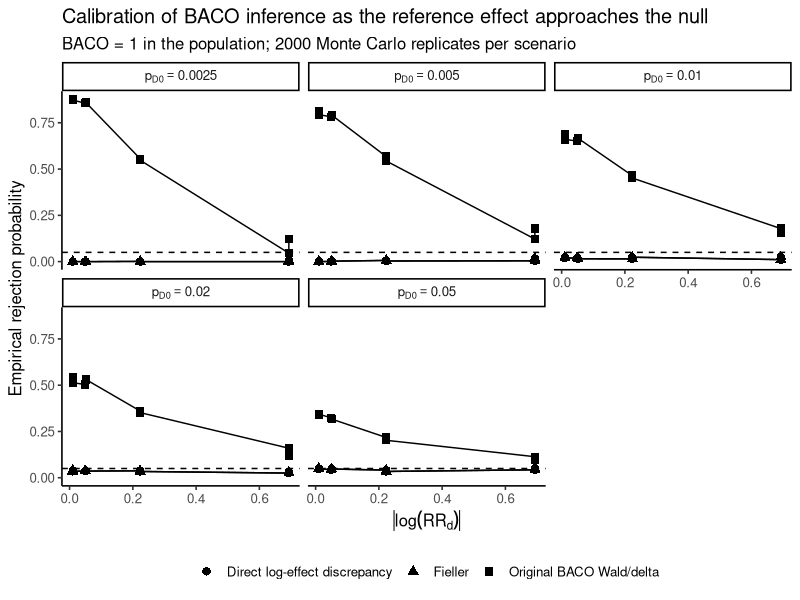

Source code (R): (Note: this script raises an error after producing the figure.)
# ==============================================================================
# BACO reproducibility analysis — supplementary sensitivity
# Initial Monte Carlo calibration of inference under BACO = 1
#
# Purpose
# -------
# Evaluate whether the original Wald/delta inference for
#
#       BACO = beta_c / beta_d
#
# is correctly calibrated when:
#   1) the critical outcome is sparse; and/or
#   2) the reference effect beta_d = log(RR_d) approaches zero.
#
# The main null hypothesis is:
#
#       H0: BACO = 1
#
# which, whenever beta_d != 0, is equivalent to:
#
#       H0: beta_c - beta_d = 0.
#
# This script compares:
#   A) Original BACO Wald/delta test;
#   B) Direct Wald test of Delta = beta_c - beta_d;
#   C) Fieller confidence-set decision for theta = 1.
#
# IMPORTANT DESIGN FEATURE
# ------------------------
# Under H0 and away from RR = 1:
#
#       RR_c = RR_d = R
#
# so the population BACO is exactly 1.
#
# When R = 1 exactly:
#
#       beta_c = beta_d = 0
#
# and BACO = 0/0 is NOT a defined population parameter.
#
# Therefore, RR = 1 is treated separately as a structural
# "reference-null" scenario and is NOT used to calculate type-I error.
#
# Data-generating structure
# -------------------------
# Each participant belongs to one of three mutually exclusive states:
#
#       0 = no component event
#       1 = nonfatal composite component
#       2 = critical event (death)
#
# with death embedded within the composite outcome.
#
# For the control group:
#       P(death)     = p_d0
#       P(composite) = p_c0
#
# For the experimental group under BACO = 1:
#       P(death)     = R * p_d0
#       P(composite) = R * p_c0
#
# This guarantees:
#       RR_d = RR_c = R
#
# provided all probabilities are valid.
#
# Recommended workflow
# --------------------
# Pilot run:
#       NSIM <- 2000
#
# More stable manuscript run:
#       NSIM <- 10000
#
# Final simulation after methods are frozen:
#       NSIM <- 50000 (or enough to achieve desired Monte Carlo error)
#
# At p = 0.05 and NSIM = 10000, the Monte Carlo SE is approximately:
#       sqrt(.05 * .95 / 10000) = 0.00218
#
# ==============================================================================


# ------------------------------------------------------------------------------
# 0. Packages
# ------------------------------------------------------------------------------

required_packages <- c(
  "dplyr",
  "purrr",
  "tibble",
  "tidyr",
  "readr",
  "ggplot2"
)

missing_packages <- required_packages[
  !vapply(required_packages, requireNamespace, logical(1), quietly = TRUE)
]

if (length(missing_packages) > 0) {
  stop(
    "Install the following packages before running this script: ",
    paste(missing_packages, collapse = ", "),
    "\nExample:\ninstall.packages(c(",
    paste(sprintf('"%s"', missing_packages), collapse = ", "),
    "))"
  )
}

suppressPackageStartupMessages({
  library(dplyr)
  library(purrr)
  library(tibble)
  library(tidyr)
  library(readr)
  library(ggplot2)
})


# ------------------------------------------------------------------------------
# 1. Simulation settings
# ------------------------------------------------------------------------------

ROOT_DIR <- getwd()
OUTPUT_DIR <- file.path(ROOT_DIR, "results", "supplementary_initial_calibration")
dir.create(OUTPUT_DIR, showWarnings = FALSE, recursive = TRUE)

SEED <- 20260902

# Start with 2,000. Increase after checking that the scenario design and
# implementation behave as expected.
NSIM <- 2000

ALPHA_MAIN <- 0.05
ALPHA_STRICT <- 0.005

# Equal allocation is used in this first calibration study.
# Unequal allocation can be added later as a separate factor.
N_PER_ARM <- c(
  100,
  250,
  500,
  1000,
  5000
)

# Baseline probability of the critical endpoint in the control arm.
P_DEATH_CONTROL <- c(
  0.0025,
  0.005,
  0.01,
  0.02,
  0.05
)

# Baseline probability of the composite endpoint in the control arm.
# Always greater than P(death).
P_COMPOSITE_CONTROL <- c(
  0.10,
  0.25
)

# Reference effect. Values close to 1 deliberately stress the ratio denominator.
# R = 1 is included only as a structural null-reference diagnostic scenario.
RR_REFERENCE <- c(
  0.50,
  0.80,
  0.95,
  0.99,
  1.00,
  1.01,
  1.05,
  1.25,
  2.00
)

# Numerical tolerance ONLY for computational equality to zero.
# This is not a scientific threshold for "near-null".
NUMERIC_TOL <- sqrt(.Machine$double.eps)


# ------------------------------------------------------------------------------
# 2. Scenario grid
# ------------------------------------------------------------------------------

scenario_grid <- tidyr::crossing(
  n_per_arm = N_PER_ARM,
  p_death_control = P_DEATH_CONTROL,
  p_composite_control = P_COMPOSITE_CONTROL,
  rr_reference = RR_REFERENCE
) %>%
  mutate(
    p_death_experimental =
      rr_reference * p_death_control,

    p_composite_experimental =
      rr_reference * p_composite_control,

    valid_probability_structure =
      p_death_control >= 0 &
      p_death_control <= p_composite_control &
      p_composite_control <= 1 &
      p_death_experimental >= 0 &
      p_death_experimental <= p_composite_experimental &
      p_composite_experimental <= 1,

    population_beta_reference = log(rr_reference),

    population_baco = ifelse(
      rr_reference == 1,
      NA_real_,
      1
    ),

    scenario_class = ifelse(
      rr_reference == 1,
      "reference_null_BACO_undefined",
      "BACO_equals_1"
    ),

    expected_deaths_control =
      n_per_arm * p_death_control,

    expected_deaths_experimental =
      n_per_arm * p_death_experimental,

    expected_total_deaths =
      expected_deaths_control +
      expected_deaths_experimental,

    expected_composites_control =
      n_per_arm * p_composite_control,

    expected_composites_experimental =
      n_per_arm * p_composite_experimental,

    abs_population_beta_reference =
      abs(population_beta_reference)
  ) %>%
  filter(valid_probability_structure) %>%
  mutate(
    scenario_id = row_number()
  ) %>%
  select(
    scenario_id,
    everything()
  )

write_csv(
  scenario_grid,
  file.path(OUTPUT_DIR, "00_simulation_scenario_grid.csv")
)

cat(
  "\nNumber of valid simulation scenarios: ",
  nrow(scenario_grid),
  "\n",
  sep = ""
)


# ------------------------------------------------------------------------------
# 3. Vectorized Fieller classification
# ------------------------------------------------------------------------------

fieller_vectorized <- function(
    beta_c,
    beta_d,
    var_c,
    var_d,
    cov_cd,
    alpha = 0.05,
    tol = 1e-12
) {

  z <- qnorm(1 - alpha / 2)

  A <- beta_d^2 - z^2 * var_d
  B <- -2 * beta_c * beta_d + 2 * z^2 * cov_cd
  C <- beta_c^2 - z^2 * var_c

  discr <- B^2 - 4 * A * C

  fieller_type <- rep(NA_character_, length(beta_c))

  finite_input <-
    is.finite(beta_c) &
    is.finite(beta_d) &
    is.finite(var_c) &
    is.finite(var_d) &
    is.finite(cov_cd)

  # Conventional quadratic cases.
  fieller_type[
    finite_input &
    abs(A) > tol &
    discr >= 0 &
    A > 0
  ] <- "bounded"

  fieller_type[
    finite_input &
    abs(A) > tol &
    discr >= 0 &
    A < 0
  ] <- "disjoint_unbounded"

  fieller_type[
    finite_input &
    abs(A) > tol &
    discr < 0 &
    A < 0
  ] <- "all_real"

  fieller_type[
    finite_input &
    abs(A) > tol &
    discr < 0 &
    A > 0
  ] <- "empty"

  # Near-linear cases.
  linear_case <-
    finite_input &
    abs(A) <= tol

  fieller_type[
    linear_case &
    abs(B) > tol
  ] <- "half_line"

  fieller_type[
    linear_case &
    abs(B) <= tol &
    C <= 0
  ] <- "all_real"

  fieller_type[
    linear_case &
    abs(B) <= tol &
    C > 0
  ] <- "empty"

  fieller_type[!finite_input] <- "not_available"

  # Does the Fieller confidence set contain theta = 1?
  # Evaluate the quadratic inequality directly at theta = 1.
  q_at_1 <- A + B + C

  contains_1 <- ifelse(
    finite_input,
    q_at_1 <= tol,
    NA
  )

  tibble(
    fieller_type = fieller_type,
    fieller_contains_1 = contains_1
  )
}


# ------------------------------------------------------------------------------
# 4. Simulate one scenario
# ------------------------------------------------------------------------------

simulate_one_scenario <- function(
    scenario_row,
    nsim = 2000,
    alpha_main = 0.05,
    alpha_strict = 0.005,
    base_seed = 20260902
) {

  s <- scenario_row

  n_t <- s$n_per_arm
  n_c <- s$n_per_arm

  p_d0 <- s$p_death_control
  p_c0 <- s$p_composite_control

  p_d1 <- s$p_death_experimental
  p_c1 <- s$p_composite_experimental

  # Mutually exclusive outcome probabilities:
  # none / nonfatal composite / death
  prob_control <- c(
    none = 1 - p_c0,
    nonfatal_composite = p_c0 - p_d0,
    death = p_d0
  )

  prob_experimental <- c(
    none = 1 - p_c1,
    nonfatal_composite = p_c1 - p_d1,
    death = p_d1
  )

  if (
    any(prob_control < 0) ||
    any(prob_experimental < 0) ||
    abs(sum(prob_control) - 1) > 1e-10 ||
    abs(sum(prob_experimental) - 1) > 1e-10
  ) {
    stop("Invalid multinomial probabilities in scenario ", s$scenario_id)
  }

  set.seed(base_seed + s$scenario_id * 1009L)

  control_draws <- rmultinom(
    n = nsim,
    size = n_c,
    prob = prob_control
  )

  experimental_draws <- rmultinom(
    n = nsim,
    size = n_t,
    prob = prob_experimental
  )

  comp_c <-
    control_draws["nonfatal_composite", ] +
    control_draws["death", ]

  comp_t <-
    experimental_draws["nonfatal_composite", ] +
    experimental_draws["death", ]

  death_c <- control_draws["death", ]
  death_t <- experimental_draws["death", ]

  total_deaths <- death_c + death_t

  zero_death_any_arm <-
    death_c == 0 |
    death_t == 0

  zero_death_both_arms <-
    death_c == 0 &
    death_t == 0

  zero_composite_any_arm <-
    comp_c == 0 |
    comp_t == 0

  # Original analytic BACO requires nonzero critical and composite cells.
  estimable_original <-
    !zero_death_any_arm &
    !zero_composite_any_arm

  rr_c <- rep(NA_real_, nsim)
  rr_d <- rep(NA_real_, nsim)

  beta_c <- rep(NA_real_, nsim)
  beta_d <- rep(NA_real_, nsim)

  var_c <- rep(NA_real_, nsim)
  var_d <- rep(NA_real_, nsim)
  cov_cd <- rep(NA_real_, nsim)

  idx <- which(estimable_original)

  if (length(idx) > 0) {

    rr_c[idx] <-
      (comp_t[idx] / n_t) /
      (comp_c[idx] / n_c)

    rr_d[idx] <-
      (death_t[idx] / n_t) /
      (death_c[idx] / n_c)

    beta_c[idx] <- log(rr_c[idx])
    beta_d[idx] <- log(rr_d[idx])

    var_c[idx] <-
      1 / comp_t[idx] +
      1 / comp_c[idx] -
      1 / n_t -
      1 / n_c

    var_d[idx] <-
      1 / death_t[idx] +
      1 / death_c[idx] -
      1 / n_t -
      1 / n_c

    # Original BACO covariance result:
    cov_cd[idx] <- var_c[idx]
  }

  # --------------------------------------------------------------------------
  # A) Original BACO Wald/delta inference
  # --------------------------------------------------------------------------

  baco_hat <- rep(NA_real_, nsim)
  baco_se <- rep(NA_real_, nsim)

  baco_ci_low <- rep(NA_real_, nsim)
  baco_ci_high <- rep(NA_real_, nsim)

  p_baco_wald <- rep(NA_real_, nsim)

  estimable_ratio <-
    estimable_original &
    is.finite(beta_d) &
    abs(beta_d) > NUMERIC_TOL

  ridx <- which(estimable_ratio)

  if (length(ridx) > 0) {

    baco_hat[ridx] <-
      beta_c[ridx] /
      beta_d[ridx]

    # Delta-method variance using the gradient of beta_c / beta_d.
    g1 <- 1 / beta_d[ridx]
    g2 <- -beta_c[ridx] / (beta_d[ridx]^2)

    var_baco <-
      g1^2 * var_c[ridx] +
      g2^2 * var_d[ridx] +
      2 * g1 * g2 * cov_cd[ridx]

    # Numerical protection against tiny negative rounding artifacts.
    var_baco[var_baco < 0 & var_baco > -1e-12] <- 0

    valid_var <- is.finite(var_baco) & var_baco >= 0

    baco_se[ridx[valid_var]] <-
      sqrt(var_baco[valid_var])

    z95 <- qnorm(1 - alpha_main / 2)

    baco_ci_low[ridx[valid_var]] <-
      baco_hat[ridx[valid_var]] -
      z95 * baco_se[ridx[valid_var]]

    baco_ci_high[ridx[valid_var]] <-
      baco_hat[ridx[valid_var]] +
      z95 * baco_se[ridx[valid_var]]

    z_baco <-
      (baco_hat[ridx[valid_var]] - 1) /
      baco_se[ridx[valid_var]]

    p_baco_wald[ridx[valid_var]] <-
      2 * pnorm(-abs(z_baco))
  }

  # --------------------------------------------------------------------------
  # B) Direct contrast:
  #       Delta = beta_c - beta_d
  # --------------------------------------------------------------------------

  delta_hat <- rep(NA_real_, nsim)
  delta_se <- rep(NA_real_, nsim)
  p_delta <- rep(NA_real_, nsim)

  didx <- which(estimable_original)

  if (length(didx) > 0) {

    delta_hat[didx] <-
      beta_c[didx] -
      beta_d[didx]

    var_delta <-
      var_c[didx] +
      var_d[didx] -
      2 * cov_cd[didx]

    var_delta[var_delta < 0 & var_delta > -1e-12] <- 0

    valid_delta_var <-
      is.finite(var_delta) &
      var_delta >= 0

    delta_se[didx[valid_delta_var]] <-
      sqrt(var_delta[valid_delta_var])

    z_delta <-
      delta_hat[didx[valid_delta_var]] /
      delta_se[didx[valid_delta_var]]

    p_delta[didx[valid_delta_var]] <-
      2 * pnorm(-abs(z_delta))
  }

  # --------------------------------------------------------------------------
  # C) Fieller confidence set
  # --------------------------------------------------------------------------

  fieller <- fieller_vectorized(
    beta_c = beta_c,
    beta_d = beta_d,
    var_c = var_c,
    var_d = var_d,
    cov_cd = cov_cd,
    alpha = alpha_main
  )

  # This should agree with the direct contrast test at alpha = 0.05.
  fieller_reject_1 <-
    ifelse(
      is.na(fieller$fieller_contains_1),
      NA,
      !fieller$fieller_contains_1
    )

  # --------------------------------------------------------------------------
  # Denominator diagnostics
  # --------------------------------------------------------------------------

  z95 <- qnorm(1 - alpha_main / 2)

  beta_d_ci_low <-
    beta_d -
    z95 * sqrt(var_d)

  beta_d_ci_high <-
    beta_d +
    z95 * sqrt(var_d)

  denominator_ci_excludes_zero <-
    ifelse(
      is.finite(beta_d_ci_low) &
      is.finite(beta_d_ci_high),
      beta_d_ci_low > 0 |
      beta_d_ci_high < 0,
      NA
    )

  # --------------------------------------------------------------------------
  # Replicate-level data
  # --------------------------------------------------------------------------

  sim <- tibble(
    total_deaths = total_deaths,

    zero_death_any_arm = zero_death_any_arm,
    zero_death_both_arms = zero_death_both_arms,

    estimable_original = estimable_original,
    estimable_ratio = estimable_ratio,

    beta_c = beta_c,
    beta_d = beta_d,

    baco_hat = baco_hat,
    baco_se = baco_se,
    baco_ci_low = baco_ci_low,
    baco_ci_high = baco_ci_high,
    p_baco_wald = p_baco_wald,

    delta_hat = delta_hat,
    delta_se = delta_se,
    p_delta = p_delta,

    fieller_type = fieller$fieller_type,
    fieller_contains_1 = fieller$fieller_contains_1,
    fieller_reject_1 = fieller_reject_1,

    denominator_ci_excludes_zero =
      denominator_ci_excludes_zero
  )

  # --------------------------------------------------------------------------
  # Scenario-level summaries
  # --------------------------------------------------------------------------

  is_defined_baco_population <-
    s$scenario_class == "BACO_equals_1"

  denominator_estimable_n <-
    sum(!is.na(sim$denominator_ci_excludes_zero))

  baco_valid_n <-
    sum(!is.na(sim$p_baco_wald))

  delta_valid_n <-
    sum(!is.na(sim$p_delta))

  fieller_valid_n <-
    sum(!is.na(sim$fieller_contains_1))

  # Conditional rejection rates are evaluated among replicates for which the
  # corresponding method returned a valid result.
  baco_reject_05_cond <-
    if (baco_valid_n > 0) {
      mean(sim$p_baco_wald < alpha_main, na.rm = TRUE)
    } else {
      NA_real_
    }

  baco_reject_005_cond <-
    if (baco_valid_n > 0) {
      mean(sim$p_baco_wald < alpha_strict, na.rm = TRUE)
    } else {
      NA_real_
    }

  delta_reject_05_cond <-
    if (delta_valid_n > 0) {
      mean(sim$p_delta < alpha_main, na.rm = TRUE)
    } else {
      NA_real_
    }

  delta_reject_005_cond <-
    if (delta_valid_n > 0) {
      mean(sim$p_delta < alpha_strict, na.rm = TRUE)
    } else {
      NA_real_
    }

  fieller_reject_05_cond <-
    if (fieller_valid_n > 0) {
      mean(sim$fieller_reject_1, na.rm = TRUE)
    } else {
      NA_real_
    }

  # Unconditional rates count non-estimable replicates as non-rejections.
  # They are useful, but should NOT replace conditional calibration summaries.
  baco_reject_05_uncond <-
    sum(sim$p_baco_wald < alpha_main, na.rm = TRUE) /
    nsim

  delta_reject_05_uncond <-
    sum(sim$p_delta < alpha_main, na.rm = TRUE) /
    nsim

  fieller_reject_05_uncond <-
    sum(sim$fieller_reject_1, na.rm = TRUE) /
    nsim

  # Coverage is meaningful only when population BACO is defined (=1).
  baco_ci_coverage_cond <-
    if (is_defined_baco_population && baco_valid_n > 0) {
      mean(
        sim$baco_ci_low <= 1 &
        sim$baco_ci_high >= 1,
        na.rm = TRUE
      )
    } else {
      NA_real_
    }

  fieller_coverage_cond <-
    if (is_defined_baco_population && fieller_valid_n > 0) {
      mean(
        sim$fieller_contains_1,
        na.rm = TRUE
      )
    } else {
      NA_real_
    }

  # Agreement between Delta test and Fieller decision.
  agreement_idx <-
    !is.na(sim$p_delta) &
    !is.na(sim$fieller_reject_1)

  delta_fieller_agreement <-
    if (any(agreement_idx)) {
      mean(
        (sim$p_delta[agreement_idx] < alpha_main) ==
        sim$fieller_reject_1[agreement_idx]
      )
    } else {
      NA_real_
    }

  # Distributional instability of the BACO point estimate.
  finite_baco <- sim$baco_hat[is.finite(sim$baco_hat)]

  tibble(
    scenario_id = s$scenario_id,

    n_per_arm = s$n_per_arm,

    p_death_control = s$p_death_control,
    p_composite_control = s$p_composite_control,

    rr_reference = s$rr_reference,
    population_beta_reference = s$population_beta_reference,
    abs_population_beta_reference = s$abs_population_beta_reference,

    population_baco = s$population_baco,
    scenario_class = s$scenario_class,

    expected_total_deaths = s$expected_total_deaths,

    nsim = nsim,

    zero_death_any_arm_fraction =
      mean(sim$zero_death_any_arm),

    zero_death_both_arms_fraction =
      mean(sim$zero_death_both_arms),

    original_estimable_fraction =
      mean(sim$estimable_original),

    ratio_estimable_fraction =
      mean(sim$estimable_ratio),

    denominator_ci_excludes_zero_fraction =
      if (denominator_estimable_n > 0) {
        mean(
          sim$denominator_ci_excludes_zero,
          na.rm = TRUE
        )
      } else {
        NA_real_
      },

    fieller_bounded_fraction =
      mean(
        sim$fieller_type == "bounded",
        na.rm = TRUE
      ),

    fieller_disjoint_unbounded_fraction =
      mean(
        sim$fieller_type == "disjoint_unbounded",
        na.rm = TRUE
      ),

    fieller_all_real_fraction =
      mean(
        sim$fieller_type == "all_real",
        na.rm = TRUE
      ),

    baco_wald_type1_05_conditional =
      ifelse(
        is_defined_baco_population,
        baco_reject_05_cond,
        NA_real_
      ),

    baco_wald_type1_005_conditional =
      ifelse(
        is_defined_baco_population,
        baco_reject_005_cond,
        NA_real_
      ),

    baco_wald_rejection_05_unconditional =
      ifelse(
        is_defined_baco_population,
        baco_reject_05_uncond,
        NA_real_
      ),

    delta_type1_05_conditional =
      ifelse(
        is_defined_baco_population,
        delta_reject_05_cond,
        NA_real_
      ),

    delta_type1_005_conditional =
      ifelse(
        is_defined_baco_population,
        delta_reject_005_cond,
        NA_real_
      ),

    delta_rejection_05_unconditional =
      ifelse(
        is_defined_baco_population,
        delta_reject_05_uncond,
        NA_real_
      ),

    fieller_type1_05_conditional =
      ifelse(
        is_defined_baco_population,
        fieller_reject_05_cond,
        NA_real_
      ),

    fieller_rejection_05_unconditional =
      ifelse(
        is_defined_baco_population,
        fieller_reject_05_uncond,
        NA_real_
      ),

    baco_delta_ci_coverage_95_conditional =
      baco_ci_coverage_cond,

    fieller_coverage_95_conditional =
      fieller_coverage_cond,

    delta_fieller_decision_agreement =
      delta_fieller_agreement,

    median_baco_hat =
      if (length(finite_baco) > 0) {
        median(finite_baco)
      } else {
        NA_real_
      },

    q025_baco_hat =
      if (length(finite_baco) > 0) {
        quantile(
          finite_baco,
          0.025,
          names = FALSE
        )
      } else {
        NA_real_
      },

    q975_baco_hat =
      if (length(finite_baco) > 0) {
        quantile(
          finite_baco,
          0.975,
          names = FALSE
        )
      } else {
        NA_real_
      },

    extreme_baco_abs_gt_10_fraction =
      if (length(finite_baco) > 0) {
        mean(abs(finite_baco) > 10)
      } else {
        NA_real_
      },

    extreme_baco_abs_gt_100_fraction =
      if (length(finite_baco) > 0) {
        mean(abs(finite_baco) > 100)
      } else {
        NA_real_
      }
  )
}


# ------------------------------------------------------------------------------
# 5. Run all scenarios
# ------------------------------------------------------------------------------

cat("\nRunning Monte Carlo calibration...\n")
cat("Scenarios: ", nrow(scenario_grid), "\n", sep = "")
cat("Replicates per scenario: ", NSIM, "\n\n", sep = "")

simulation_results <- map_dfr(
  seq_len(nrow(scenario_grid)),
  function(i) {

    if (
      i == 1 ||
      i %% 25 == 0 ||
      i == nrow(scenario_grid)
    ) {
      cat(
        "Scenario ",
        i,
        " / ",
        nrow(scenario_grid),
        "\n",
        sep = ""
      )
    }

    simulate_one_scenario(
      scenario_row = scenario_grid[i, ],
      nsim = NSIM,
      alpha_main = ALPHA_MAIN,
      alpha_strict = ALPHA_STRICT,
      base_seed = SEED
    )
  }
)

write_csv(
  simulation_results,
  file.path(
    OUTPUT_DIR,
    "01_type1_calibration_all_scenarios.csv"
  )
)


# ------------------------------------------------------------------------------
# 6. Primary calibration summaries
# ------------------------------------------------------------------------------

defined_results <- simulation_results %>%
  filter(
    scenario_class == "BACO_equals_1"
  )

overall_summary <- defined_results %>%
  summarise(
    scenarios = n(),

    median_original_estimable_fraction =
      median(
        original_estimable_fraction,
        na.rm = TRUE
      ),

    median_ratio_estimable_fraction =
      median(
        ratio_estimable_fraction,
        na.rm = TRUE
      ),

    median_type1_baco_wald_05 =
      median(
        baco_wald_type1_05_conditional,
        na.rm = TRUE
      ),

    median_type1_delta_05 =
      median(
        delta_type1_05_conditional,
        na.rm = TRUE
      ),

    median_type1_fieller_05 =
      median(
        fieller_type1_05_conditional,
        na.rm = TRUE
      ),

    max_type1_baco_wald_05 =
      max(
        baco_wald_type1_05_conditional,
        na.rm = TRUE
      ),

    max_type1_delta_05 =
      max(
        delta_type1_05_conditional,
        na.rm = TRUE
      ),

    min_delta_fieller_agreement =
      min(
        delta_fieller_decision_agreement,
        na.rm = TRUE
      )
  )

write_csv(
  overall_summary,
  file.path(
    OUTPUT_DIR,
    "02_overall_calibration_summary.csv"
  )
)


# ------------------------------------------------------------------------------
# 7. Identify the most problematic scenarios for the original BACO Wald test
# ------------------------------------------------------------------------------

worst_wald_scenarios <- defined_results %>%
  arrange(
    desc(baco_wald_type1_05_conditional)
  ) %>%
  select(
    scenario_id,
    n_per_arm,
    p_death_control,
    p_composite_control,
    rr_reference,
    abs_population_beta_reference,
    expected_total_deaths,

    original_estimable_fraction,
    ratio_estimable_fraction,

    baco_wald_type1_05_conditional,
    delta_type1_05_conditional,
    fieller_type1_05_conditional,

    baco_delta_ci_coverage_95_conditional,
    fieller_coverage_95_conditional,

    fieller_bounded_fraction,
    denominator_ci_excludes_zero_fraction,

    extreme_baco_abs_gt_10_fraction,
    extreme_baco_abs_gt_100_fraction
  ) %>%
  slice_head(n = 30)

write_csv(
  worst_wald_scenarios,
  file.path(
    OUTPUT_DIR,
    "03_worst_Wald_calibration_scenarios.csv"
  )
)


# ------------------------------------------------------------------------------
# 8. Structural RR = 1 scenarios: BACO is undefined
# ------------------------------------------------------------------------------

reference_null_results <- simulation_results %>%
  filter(
    scenario_class == "reference_null_BACO_undefined"
  ) %>%
  select(
    scenario_id,
    n_per_arm,
    p_death_control,
    p_composite_control,
    rr_reference,
    expected_total_deaths,

    original_estimable_fraction,
    ratio_estimable_fraction,

    fieller_bounded_fraction,
    fieller_disjoint_unbounded_fraction,
    fieller_all_real_fraction,

    denominator_ci_excludes_zero_fraction,

    median_baco_hat,
    q025_baco_hat,
    q975_baco_hat,

    extreme_baco_abs_gt_10_fraction,
    extreme_baco_abs_gt_100_fraction
  )

write_csv(
  reference_null_results,
  file.path(
    OUTPUT_DIR,
    "04_reference_null_RR_equals_1_BACO_undefined.csv"
  )
)


# ------------------------------------------------------------------------------
# 9. Monte Carlo uncertainty
# ------------------------------------------------------------------------------

mcse_05 <- sqrt(
  ALPHA_MAIN *
  (1 - ALPHA_MAIN) /
  NSIM
)

mcse_005 <- sqrt(
  ALPHA_STRICT *
  (1 - ALPHA_STRICT) /
  NSIM
)

mcse_info <- tibble(
  nsim = NSIM,
  nominal_alpha = c(
    ALPHA_MAIN,
    ALPHA_STRICT
  ),
  approximate_Monte_Carlo_SE = c(
    mcse_05,
    mcse_005
  )
)

write_csv(
  mcse_info,
  file.path(
    OUTPUT_DIR,
    "05_Monte_Carlo_standard_error.csv"
  )
)


# ------------------------------------------------------------------------------
# 10. Plot-ready long format
# ------------------------------------------------------------------------------

plot_long <- defined_results %>%
  select(
    scenario_id,
    n_per_arm,
    p_death_control,
    p_composite_control,
    rr_reference,
    abs_population_beta_reference,
    expected_total_deaths,

    baco_wald_type1_05_conditional,
    delta_type1_05_conditional,
    fieller_type1_05_conditional
  ) %>%
  pivot_longer(
    cols = c(
      baco_wald_type1_05_conditional,
      delta_type1_05_conditional,
      fieller_type1_05_conditional
    ),
    names_to = "method",
    values_to = "empirical_type1"
  ) %>%
  mutate(
    method = recode(
      method,
      baco_wald_type1_05_conditional =
        "Original BACO Wald/delta",
      delta_type1_05_conditional =
        "Direct log-effect discrepancy",
      fieller_type1_05_conditional =
        "Fieller"
    )
  )

write_csv(
  plot_long,
  file.path(
    OUTPUT_DIR,
    "06_plot_ready_type1_long.csv"
  )
)


# ------------------------------------------------------------------------------
# 11. Figure A:
#     Type-I error vs distance of reference effect from null
#
# To avoid an unreadable figure, select a representative design:
# p_composite_control = 0.25 and n = 500.
# The full scenario table remains available in the CSV.
# ------------------------------------------------------------------------------

figA_data <- plot_long %>%
  filter(
    n_per_arm == 500,
    p_composite_control == 0.25
  )

pA <- ggplot(
  figA_data,
  aes(
    x = abs_population_beta_reference,
    y = empirical_type1,
    shape = method
  )
) +
  geom_hline(
    yintercept = ALPHA_MAIN,
    linetype = 2
  ) +
  geom_point(size = 2.5) +
  geom_line(
    aes(group = interaction(method, p_death_control)),
    linewidth = 0.5
  ) +
  facet_wrap(
    ~ p_death_control,
    labeller = label_bquote(
      p[D0] == .(p_death_control)
    )
  ) +
  labs(
    x = expression(abs(log(RR[d]))),
    y = "Empirical rejection probability",
    shape = NULL,
    title = "Calibration of BACO inference as the reference effect approaches the null",
    subtitle = paste0(
      "BACO = 1 in the population; ",
      NSIM,
      " Monte Carlo replicates per scenario"
    )
  ) +
  theme_classic(base_size = 12) +
  theme(
    legend.position = "bottom"
  )

ggsave(
  filename = file.path(
    OUTPUT_DIR,
    "Figure_A_type1_vs_reference_effect.png"
  ),
  plot = pA,
  width = 11,
  height = 7,
  dpi = 300
)


# ------------------------------------------------------------------------------
# 12. Figure B:
#     Original BACO Wald type-I error by expected death count and weak denominator
# ------------------------------------------------------------------------------

figB_data <- defined_results %>%
  filter(
    p_composite_control == 0.25
  )

pB <- ggplot(
  figB_data,
  aes(
    x = expected_total_deaths,
    y = abs_population_beta_reference,
    size = baco_wald_type1_05_conditional,
    shape = n_per_arm
  )
) +
  geom_point(alpha = 0.75) +
  scale_x_log10() +
  scale_y_log10() +
  labs(
    x = "Expected total critical events (log scale)",
    y = expression(abs(log(RR[d])) ~ "(log scale)"),
    size = "Wald rejection\nprobability",
    shape = "N per arm",
    title = "Original BACO Wald calibration depends on both event information and denominator strength",
    subtitle = "Population BACO = 1"
  ) +
  theme_classic(base_size = 12) +
  theme(
    legend.position = "bottom"
  )

ggsave(
  filename = file.path(
    OUTPUT_DIR,
    "Figure_B_Wald_calibration_event_information.png"
  ),
  plot = pB,
  width = 10,
  height = 7,
  dpi = 300
)


# ------------------------------------------------------------------------------
# 13. Figure C:
#     Non-estimability from sparse critical events
# ------------------------------------------------------------------------------

figC_data <- defined_results %>%
  filter(
    p_composite_control == 0.25,
    rr_reference %in% c(
      0.50,
      0.95,
      1.05,
      2.00
    )
  )

pC <- ggplot(
  figC_data,
  aes(
    x = expected_total_deaths,
    y = ratio_estimable_fraction,
    shape = factor(rr_reference)
  )
) +
  geom_hline(
    yintercept = 1,
    linetype = 2
  ) +
  geom_point(size = 2.5) +
  geom_line(
    aes(
      group = interaction(
        rr_reference,
        n_per_arm
      )
    ),
    linewidth = 0.5
  ) +
  scale_x_log10() +
  labs(
    x = "Expected total critical events (log scale)",
    y = "Fraction of replicates with calculable BACO",
    shape = expression(RR[d]),
    title = "Sparse critical events make the original BACO non-estimable"
  ) +
  theme_classic(base_size = 12) +
  theme(
    legend.position = "bottom"
  )

ggsave(
  filename = file.path(
    OUTPUT_DIR,
    "Figure_C_BACO_estimability_sparse_events.png"
  ),
  plot = pC,
  width = 9,
  height = 6,
  dpi = 300
)


# ------------------------------------------------------------------------------
# 14. Sanity checks
# ------------------------------------------------------------------------------

# Fieller decision for theta = 1 and the direct Delta test should be nearly
# identical under the same normal-theory covariance structure.

agreement_check <- defined_results %>%
  summarise(
    min_agreement =
      min(
        delta_fieller_decision_agreement,
        na.rm = TRUE
      ),

    median_agreement =
      median(
        delta_fieller_decision_agreement,
        na.rm = TRUE
      ),

    max_absolute_difference_type1 =
      max(
        abs(
          delta_type1_05_conditional -
          fieller_type1_05_conditional
        ),
        na.rm = TRUE
      )
  )

write_csv(
  agreement_check,
  file.path(
    OUTPUT_DIR,
    "07_Delta_Fieller_agreement_check.csv"
  )
)


# ------------------------------------------------------------------------------
# 15. Console output
# ------------------------------------------------------------------------------

cat("\n============================================================\n")
cat("BACO Monte Carlo calibration completed\n")
cat("============================================================\n\n")

cat("Monte Carlo SE at alpha = 0.05: ")
print(mcse_05)

cat("\nMonte Carlo SE at alpha = 0.005: ")
print(mcse_005)

cat("\nOverall calibration summary:\n")
print(overall_summary)

cat("\nDelta vs Fieller agreement:\n")
print(agreement_check)

cat("\nWorst original-Wald scenarios:\n")
print(worst_wald_scenarios %>% slice_head(n = 10))

cat(
  "\nOutputs saved in: ",
  normalizePath(
    OUTPUT_DIR,
    winslash = "/",
    mustWork = FALSE
  ),
  "\n",
  sep = ""
)


# ==============================================================================
# INTERPRETATION RULES FOR THIS PILOT
# ==============================================================================
#
# 1) For scenario_class == "BACO_equals_1":
#    - empirical type-I error should be close to nominal alpha;
#    - 95% CI coverage should be close to 0.95.
#
# 2) RR_reference close to 1 is the critical stress region because:
#
#       beta_d = log(RR_d) -> 0.
#
# 3) RR_reference == 1 is NOT a type-I error scenario for BACO because:
#
#       BACO = 0 / 0
#
#    is undefined at the population level.
#    These scenarios are retained only to show the behavior of the sample
#    BACO estimator under a structurally undefined target.
#
# 4) Sparse scenarios must be evaluated using BOTH:
#    - conditional calibration among estimable replicates; and
#    - the fraction of replicates in which the original BACO is estimable.
#
# 5) Do not interpret a well-calibrated conditional test as a complete solution
#    if most simulated datasets cannot produce the estimator.
#
# 6) Bootstrap is deliberately NOT nested inside this first Monte Carlo grid.
#    A nested bootstrap would be computationally expensive and its sparse-cell
#    failure mechanism is already visible empirically. After identifying the
#    critical scenarios, a second targeted simulation can compare percentile,
#    BCa, parametric bootstrap, profile likelihood, and Bayesian inference.
#
# ==============================================================================
